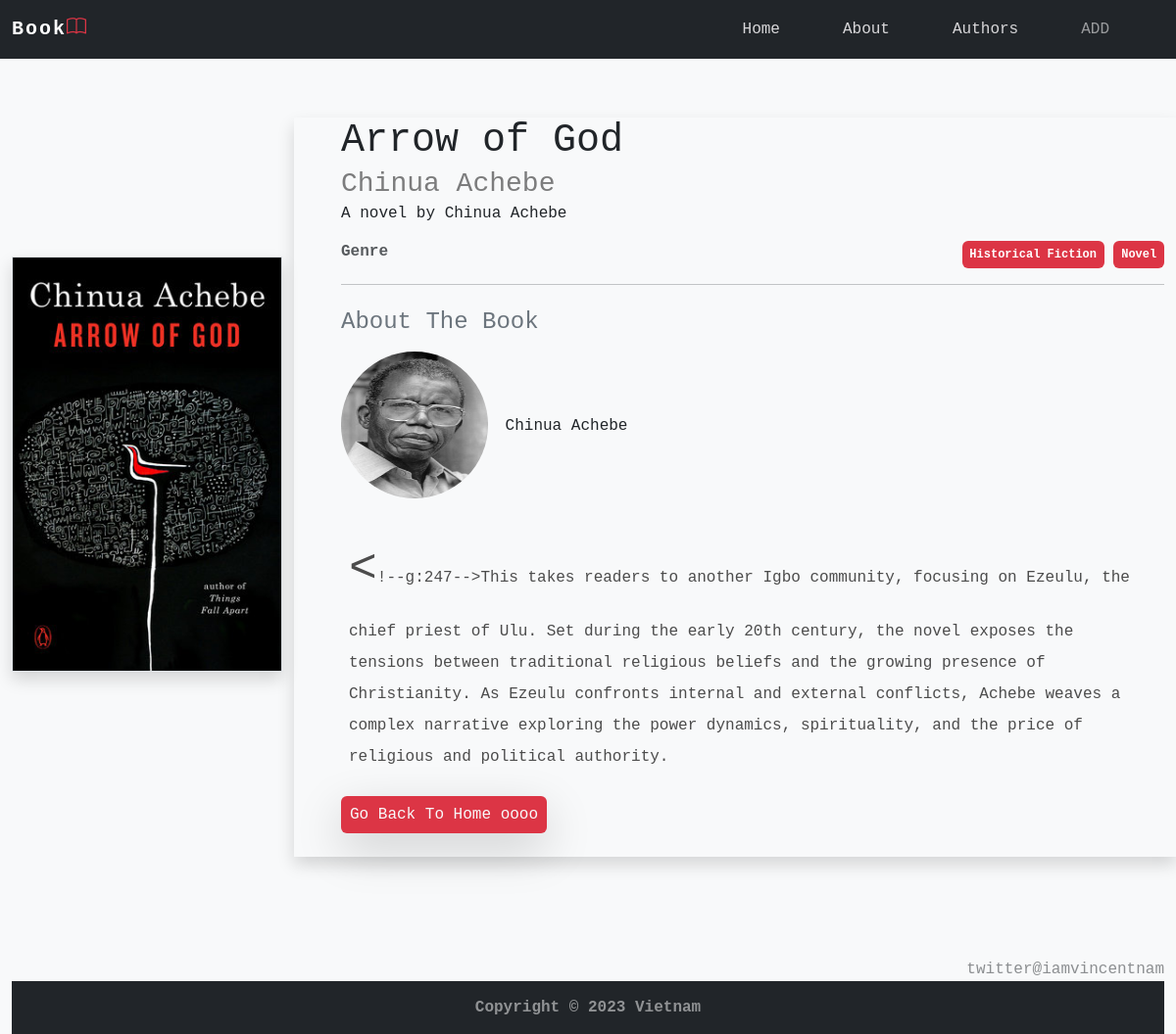
Page /each_book_info.php?book_id=2 on the earlier database version.
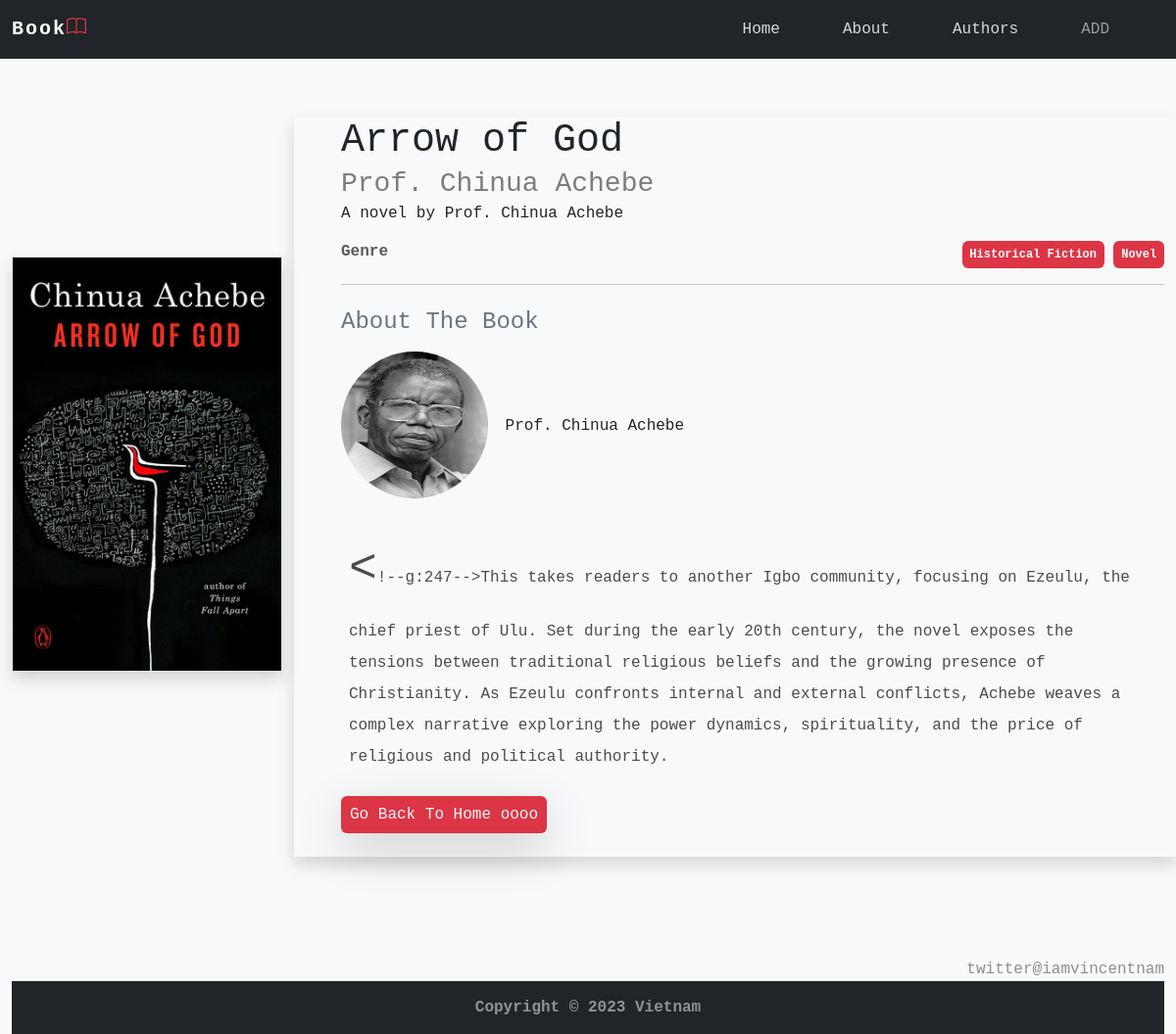
Same page on the later database version.
### tables this page shows
CREATE TABLE `books` (
  `book_id` int(11) NOT NULL AUTO_INCREMENT PRIMARY KEY,
  `title` varchar(255) NOT NULL,
  `author_table_id` int(11) NOT NULL,
  `genre` varchar(255) DEFAULT 'historical fiction, novel',
  `summary` longtext NOT NULL,
  `book_img` varchar(255) NOT NULL DEFAULT 'placeholder_books.jpg',
  `released_year` int(11) DEFAULT NULL
);

CREATE TABLE `authors` (
  `id` int(11) NOT NULL,
  `author_name` varchar(255) NOT NULL,
  `nationality` varchar(255) NOT NULL,
  `born_in` varchar(255) NOT NULL,
  `author_img` varchar(255) NOT NULL DEFAULT 'placeholder.jpg',
  `biography` longtext DEFAULT NULL
);

### inc/db.php (called while the page is built)
<?php
$dsn ="mysql:host=localhost;port=3306;dbname=daniel_krossing;user=root;charset=utf8mb4";
$pdo = new PDO($dsn);
function fetch_Data_from_Database($query, $fetchmethod = 'fetchALL') {
    global $pdo;
    $statement = $pdo->prepare($query);
    $statement->execute();
    if($fetchmethod ==='fetchAll'){
    $books = $statement->fetchAll(PDO::FETCH_ASSOC);
    } else{$books = $statement->fetch(PDO::FETCH_ASSOC);}
    return $books;
}
?>

### each_book_info.php (the view, shortened to what this page needs)
<?php include_once 'inc/header.php'; ?>
<?php
$data =$_GET['book_id'];
$query= "SELECT * from authors INNER JOIN  books  ON authors.id = books.author_table_id where books.book_id =$data;";
$one_book_data =fetch_Data_from_Database($query,'fetch');
?>
<section id="about" class="about-section-padding bg-light m-0 py-4">
        <div class="row">
        <div class="col-lg-3 col-sm-12 col-12 d-flex align-items-center justify-content-center">
          <div class="about-img book_title_img text-center shadow border">
            <img src="imgs/uploaded_images/<?php echo $one_book_data['book_img'];?>" alt="" class="img-fluid">
          </div>
        </div>
        <div class="col-lg-9 col-md-12 col-12 ps-lg-0 mt-md-5 shadow">
          <div class="about-text ps-lg-5">
            <p class="display-6 my-0 each_book_title">
              <?= $one_book_data['title'];?>
            </p>
            <p class="fs-3 text-black-50 my-2 my-lg-0">  <?= $one_book_data['author_name'] ;?></p>
            <p>A novel by <span><?= $one_book_data['author_name'] ;?></span></p>
            <div class="d-flex justify-content-between col-lg-12 flex-column flex-sm-row">
                <p class="text-muted fw-bold mb-2 mb-lg-0">Genre</p>
                <div class="mb-2 mb-sm-0 text-left">
                <?php $genre_array=explode(',', $one_book_data['genre']);
                foreach($genre_array as $genre):
                 ?>
                    <span class="badge bg-danger pill py-2"><?php echo $genre ?></span>
                 <?php endforeach; ?>
              </div>
            </div>
            <hr>
            <div class="about_author bg-light">
                <h4 class="text-secondary py-2">About The Book</h4>
                <div class="img_thumbnail col-12 d-inline pe-2 my-2 ">
                <img src="imgs/uploaded_images/<?php echo  $one_book_data['author_img']?>" alt="" class="img-fluid m-0 p-0 rounded">
                </div>
                <h6 class="d-inline each_book_data_author_name" onclick="window.location.href='each_author_info.php?id=<?= $one_book_data['id']?>'"><?= $one_book_data['author_name'];?></h6>
            </div>
            <p class="mt-4 mb-sm-4 mx-2" id="bookdata"><?php echo  $one_book_data['summary'] ;?></p>
            <a href="index.php" class="btn px-2 text-light bg-danger mb-4 shadow-lg go_back_to_home"> Go Back To Home oooo</a>
          </div>
        </div>
    </div>
  </section>
  <?php include_once 'inc/footer.php'; ?>

Differences in the rows shown:
changed through a linked row, books "Arrow of God": author_table.author_name "Chinua Achebe" → "Prof. Chinua Achebe"
